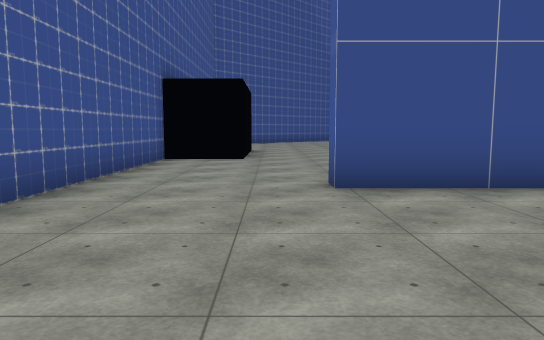
View 1 (above)

24 first-person views from a walk through a Unity game level. The camera is 1.5 m above the floor, tilts 6° down and sees 70° across. The floor is counted in squares, 2 m on a side. Each view is taken from the middle of a square. On the plan, view 1 faces up. The plan holds only what a view shows up to about 12 squares ahead; the rest is blank. The place goes on beyond the plan. The player is left out. Some surface patterns are stand-ins.

View 2
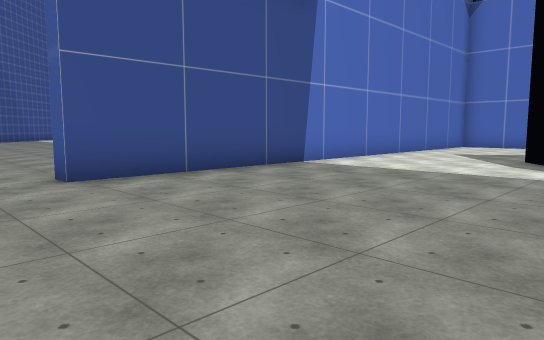

View 3
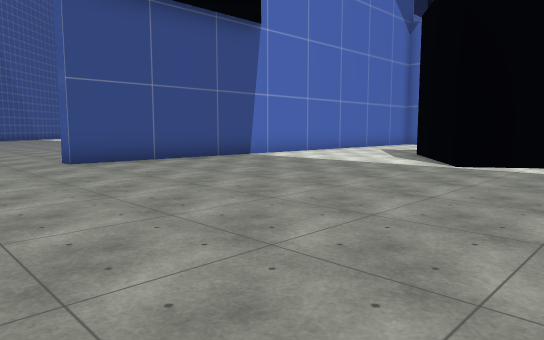

View 4
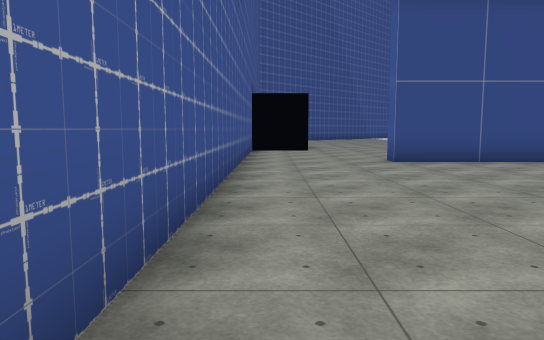

View 5
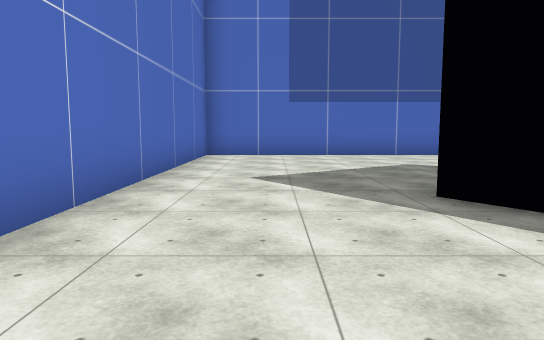

View 6
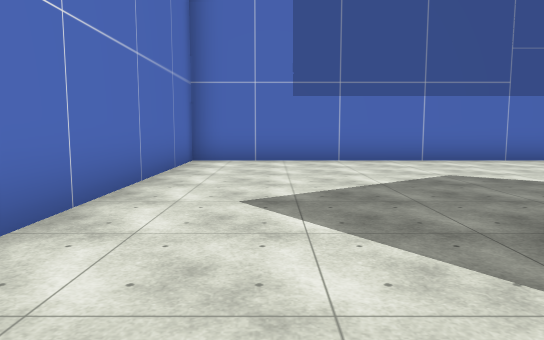

View 7
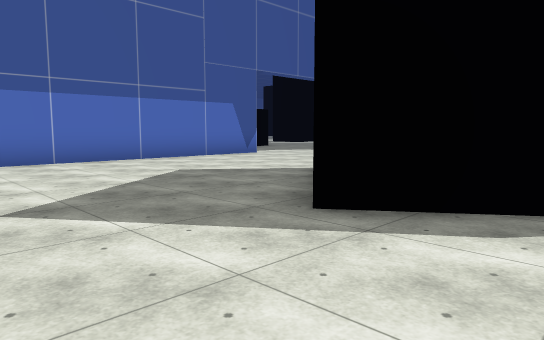

View 8
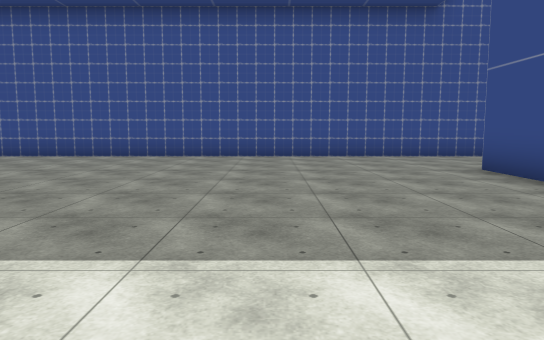

View 9
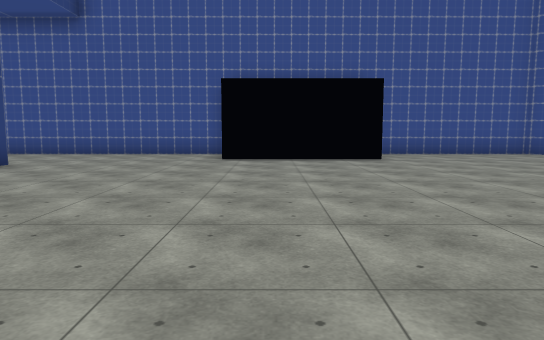

View 10
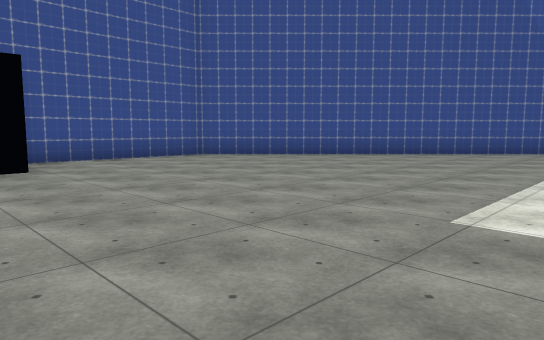

View 11
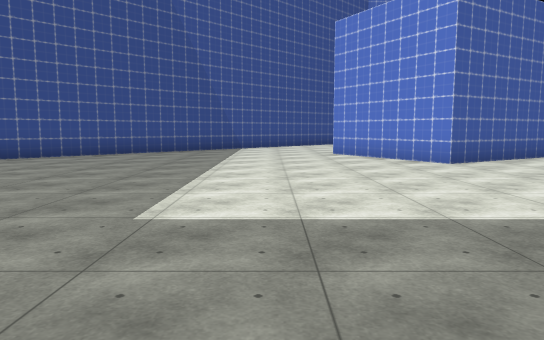

View 12
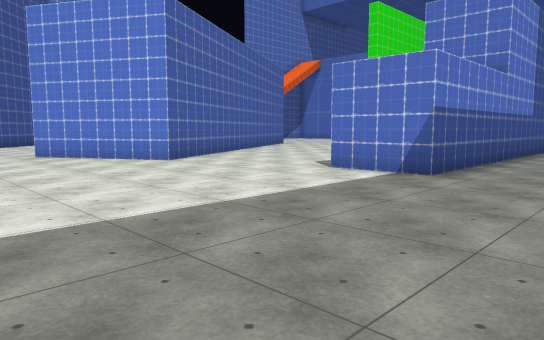

View 13
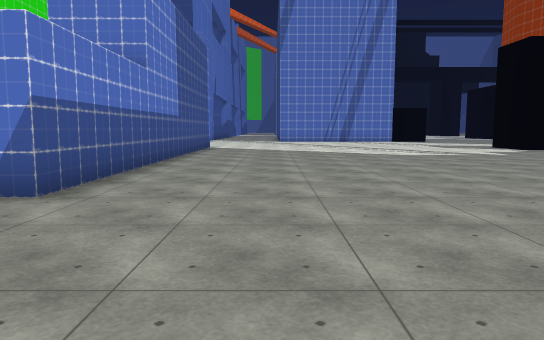

View 14
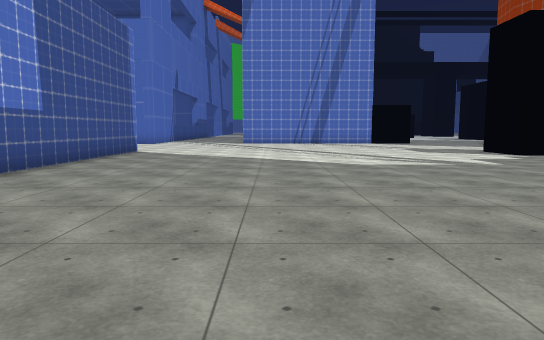

View 15
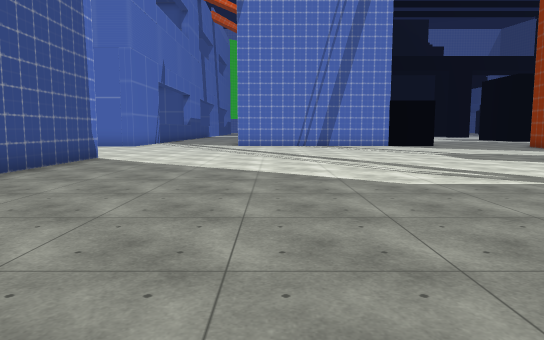

View 16
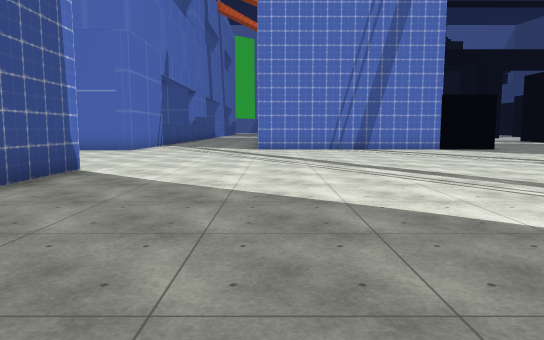

View 17
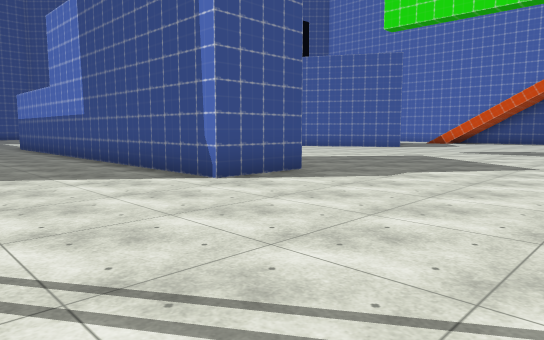

View 18
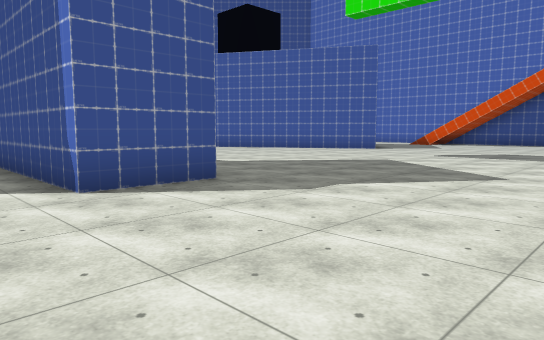

View 19
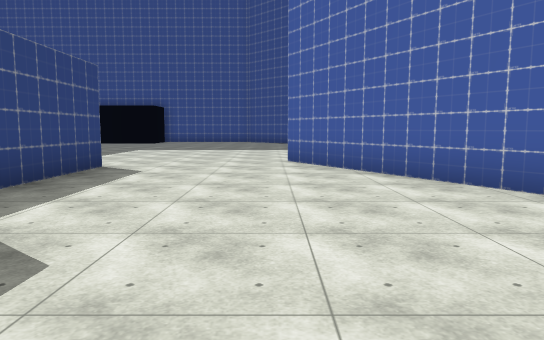

View 20
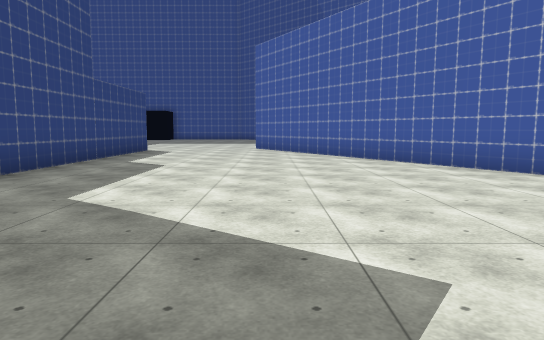

View 21
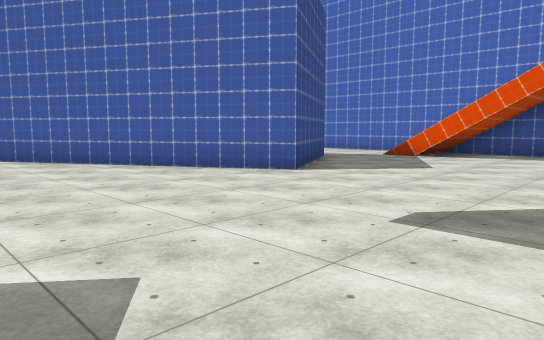

View 22
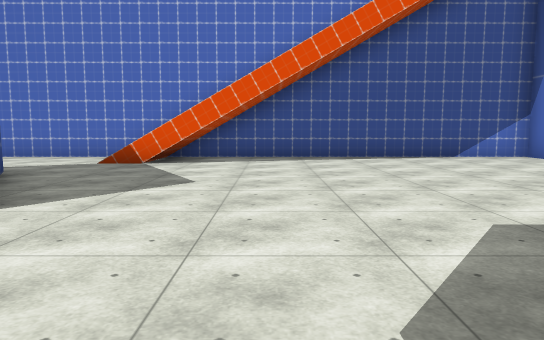

View 23
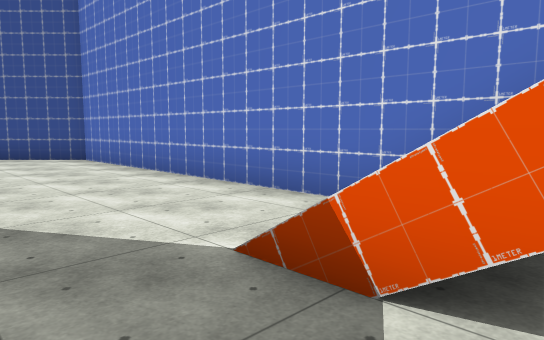

View 24
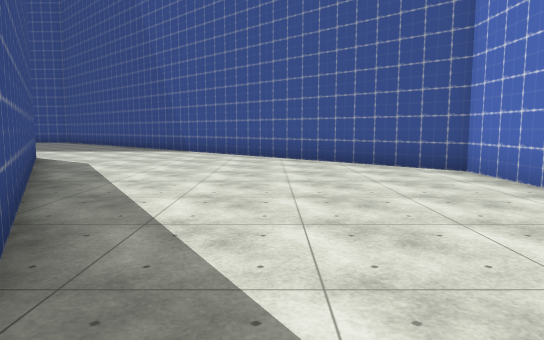

### Floor plan
Points are (right, up) in squares from view 1. A wall is a line through its corners. A room is listed if a view was taken in it or the views show most of it. See-through windows are left out.
Room 1 (views 1, 2, 3, 4, 5, 6, 7, 8)
walls: (16.3, -3.5) (16.3, 4.9) (0.8, 4.9); (-2.7, 4.6) (-2.7, -4.5)
ways out: opening at (-1, 5) to room 2
Room 2 (views 9, 10, 11, 12, 13, 14, 15, 16, 17, 18, 19, 20, 21, 22, 23, 24)
walls: (24.2, 16.6) (24.2, 14.6) (12.2, 14.6) (12.2, 16.6) (19.8, 16.6); (19.2, 29.9) (21.3, 26.4) (10.9, 20.4) (8.9, 23.8) (16.8, 28.4); (4.5, 25.9) (-2.7, 18.6) (-2.7, 14.1); (0.8, 4.9) (0.8, 5.5); (-2.7, 9.8) (-2.7, 4.6); (29.5, 33.5) (12.1, 33.5) (6.9, 28.3)
ways out: opening at (-1, 5) to room 1
objects: other object (-2, 10) to (-1, 11); other object (-2, 12) to (-1, 13); other object (22, 2)

Where each view was taken, in squares from view 1:
view 1: 0 up, 0 right, facing up
view 2: 1 down, 1 left, facing up-right
view 3: 4 down, 2 left, facing up-right
view 4: 4 down, 2 left, facing up
view 5: 3 up, 5 right, facing right
view 6: 3 up, 7 right, facing right
view 7: 4 up, 7 right, facing down-right
view 8: 1 up, 8 right, facing left
view 9: 11 up, 9 right, facing left
view 10: 12 up, 7 right, facing up-left
view 11: 12 up, 7 right, facing up
view 12: 12 up, 6 right, facing up-right
view 13: 12 up, 8 right, facing right
view 14: 10 up, 11 right, facing right
view 15: 10 up, 14 right, facing right
view 16: 11 up, 17 right, facing right
view 17: 11 up, 29 right, facing up-left
view 18: 13 up, 29 right, facing up-left
view 19: 20 up, 20 right, facing left
view 20: 21 up, 26 right, facing left
view 21: 21 up, 26 right, facing up-left
view 22: 23 up, 24 right, facing up
view 23: 30 up, 22 right, facing up-left
view 24: 30 up, 19 right, facing left
